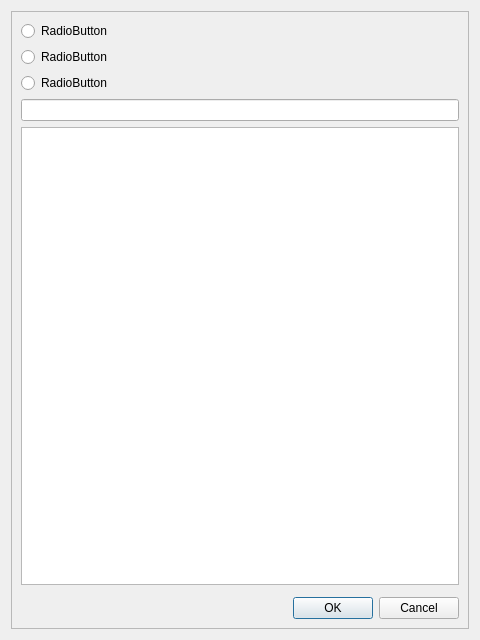
<?xml version="1.0" encoding="UTF-8"?>
<ui version="4.0">
 <class>Dialog</class>
 <widget class="QDialog" name="Dialog">
  <property name="geometry">
   <rect>
    <x>0</x>
    <y>0</y>
    <width>480</width>
    <height>640</height>
   </rect>
  </property>
  <property name="windowTitle">
   <string>Dialog</string>
  </property>
  <layout class="QHBoxLayout" name="horizontalLayout">
   <item>
    <widget class="QFrame" name="frame">
     <property name="frameShape">
      <enum>QFrame::StyledPanel</enum>
     </property>
     <property name="frameShadow">
      <enum>QFrame::Raised</enum>
     </property>
     <layout class="QVBoxLayout" name="verticalLayout">
      <item>
       <widget class="QRadioButton" name="radioButton">
        <property name="text">
         <string>RadioButton</string>
        </property>
       </widget>
      </item>
      <item>
       <widget class="QRadioButton" name="radioButton_2">
        <property name="text">
         <string>RadioButton</string>
        </property>
       </widget>
      </item>
      <item>
       <widget class="QRadioButton" name="radioButton_3">
        <property name="text">
         <string>RadioButton</string>
        </property>
       </widget>
      </item>
      <item>
       <widget class="QLineEdit" name="lineEdit"/>
      </item>
      <item>
       <widget class="QTreeView" name="treeView"/>
      </item>
      <item>
       <widget class="QFrame" name="frame_2">
        <property name="frameShape">
         <enum>QFrame::StyledPanel</enum>
        </property>
        <property name="frameShadow">
         <enum>QFrame::Raised</enum>
        </property>
       </widget>
      </item>
      <item>
       <widget class="QDialogButtonBox" name="buttonBox">
        <property name="standardButtons">
         <set>QDialogButtonBox::Cancel|QDialogButtonBox::Ok</set>
        </property>
       </widget>
      </item>
     </layout>
    </widget>
   </item>
  </layout>
 </widget>
 <resources/>
 <connections/>
</ui>
